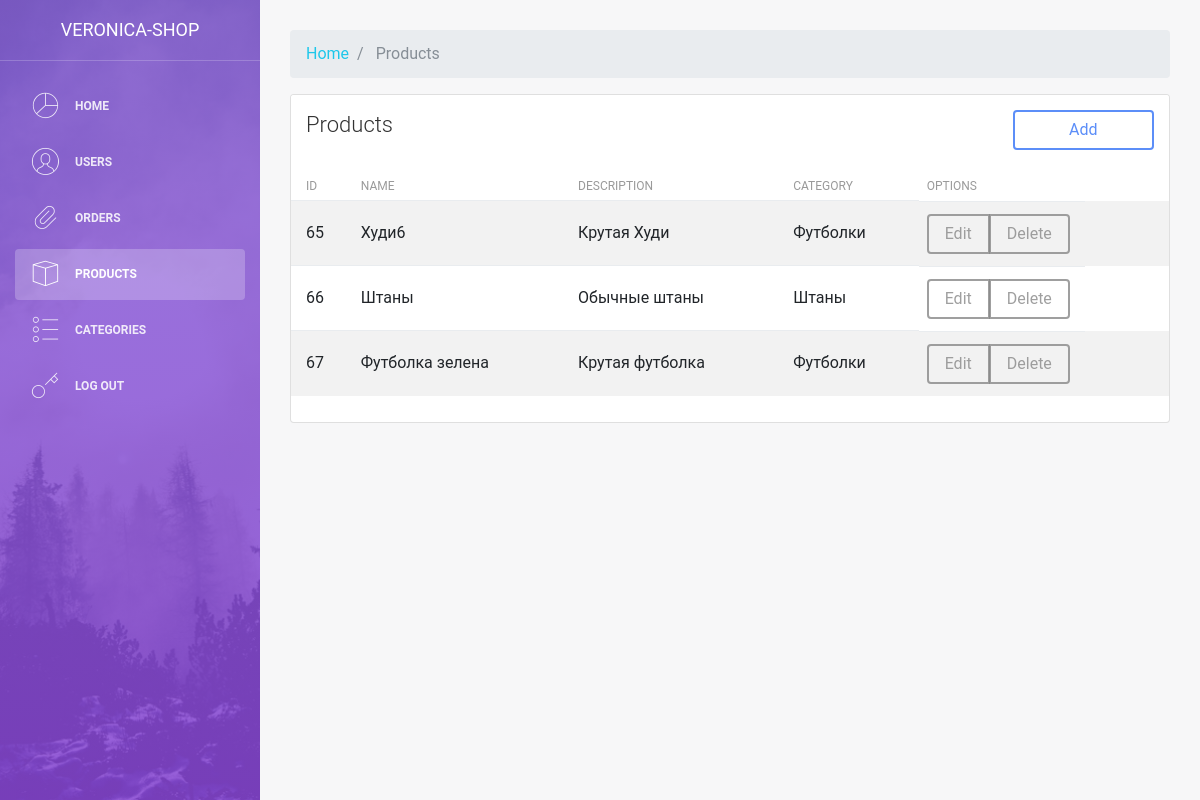
/admin/products.php, run on the app's committed database.
### tables this page shows
CREATE TABLE `products` (
  `id` int(11) NOT NULL,
  `title` varchar(250) NOT NULL,
  `cost` varchar(10) NOT NULL,
  `description` text NOT NULL,
  `content` text NOT NULL,
  `category_id` int(11) NOT NULL,
  `image` varchar(255) NOT NULL
);

CREATE TABLE `categories` (
  `id` int(11) NOT NULL,
  `title` varchar(255) NOT NULL
);

### admin/products.php (the view, shortened to what this page needs)
<?php
$page = "products";
include $_SERVER['DOCUMENT_ROOT'] . "/admin/parts/header.php";
?>
<nav aria-label="breadcrumb">
  <ol class="breadcrumb">
    <li class="breadcrumb-item">
        <a href="/admin/">Home</a>
    </li>
    <li class="breadcrumb-item active" aria-current="page">
        Products
    </li>
  </ol>
</nav>
<div class="row">
    <div class="col-md-12">
        <div class="card strpied-tabled-with-hover">
            <div class="card-header ">
                <h4 class="card-title">
                    Products
                    <a href="options/products/add.php" class="btn btn-primary col-md-2 pull-right">Add</a>
                </h4>
            </div>
            <div class="card-body table-full-width table-responsive">
                <table class="table table-hover table-striped">
                    <thead>
                        <th>ID</th>
                        <th>Name</th>
                        <th>Description</th>
                        <th>Category</th>
                        <th>Options</th>
                    </thead>
                    <tbody>
                    	<?php
                    		$sql = "SELECT * FROM products";
                    		$result = $conn->query($sql);
                    		while ($row = mysqli_fetch_assoc($result)) {
                    			?>
                        			<tr>
                                        <td><?php echo $row["id"]; ?></td>
                                        <td><?php echo $row["title"]; ?></td>
                                        <td><?php echo $row["description"]; ?></td>
                                        <td><?php
                                                $catSql = "SELECT * FROM categories WHERE id=". $row["category_id"];
                                                $resultat = $conn->query($catSql);
                                                $name = mysqli_fetch_assoc($resultat);
                                                echo $name["title"];
                                            ?></td>
                                        <td>
                                        	<div class="btn-group " role="group" aria-label="Basic example">
    										  <a href="options/products/edit.php?id=<?php echo $row["id"]; ?>" class="btn btn-secondary ">Edit</a>
    										  <a href="options/products/delete.php?id=<?php echo $row["id"]; ?>"  class="btn btn-secondary">Delete</a>
    										</div>
                                        </td>
                                    </tr>
                                   <?php
                    		}
                    	?>
                    </tbody>
                </table>
            </div>
        </div>
    </div>
</div>
</div>
<?php
include $_SERVER['DOCUMENT_ROOT'] . "/admin/parts/footer.php";
 ?>

### admin/parts/header.php (shortened to what this page needs)
 <!DOCTYPE html>
<html lang="en">
<head>
    <link rel="stylesheet" href="https://maxcdn.bootstrapcdn.com/font-awesome/latest/css/font-awesome.min.css" />
    <link href="/admin/assets/css/bootstrap.min.css" rel="stylesheet" />
    <link href="/admin/assets/css/light-bootstrap-dashboard.css?v=2.0.0 " rel="stylesheet" />
    <link href="/admin/assets/css/demo.css" rel="stylesheet" />
</head>
<body>
    <div class="wrapper">
        <div class="sidebar" data-image="/admin/assets/img/sidebar-5.jpg">
            <div class="sidebar-wrapper">
                <div class="logo">
                    <a href="/" class="simple-text">
                        Veronica-Shop
                    </a>
                </div>
                <?php
                	include $_SERVER['DOCUMENT_ROOT'] . "/admin/parts/nav.php";
                 ?>
            </div>
        </div>
        <div class="main-panel">
            <div class="content">
            	<div class="container-fluid">

### admin/parts/nav.php
<ul class="nav">
    <li class="nav-item <?php  if($page=="home") { echo 'active';}?>">
        <a class="nav-link" href="/admin/index.php">
            <i class="nc-icon nc-chart-pie-35"></i>
            <p>Home</p>
        </a>
    </li>
    <li class="nav-item <?php  if($page=="users") { echo 'active';}?>">
        <a class="nav-link " href="/admin/users.php">
            <i class="nc-icon nc-circle-09"></i>
            <p>Users</p>
        </a>
    </li>
    <li class="nav-item <?php  if($page=="orders") { echo 'active';}?>">
        <a class="nav-link " href="/admin/orders.php">
            <i class="nc-icon nc-attach-87"></i>
            <p>Orders</p>
        </a>
    </li>
    <li class="nav-item <?php  if($page=="products") { echo 'active';}?>">
        <a class="nav-link" href="/admin/products.php">
            <i class="nc-icon nc-app"></i>
            <p>Products</p>
        </a>
    </li>
    <li class="nav-item <?php  if($page=="categories") { echo 'active';}?>">
        <a class="nav-link" href="/admin/cat.php">
            <i class="nc-icon nc-bullet-list-67"></i>
            <p>Categories</p>
        </a>
	</li>
	<li class="nav-item <?php  if($page=="log out") { echo 'active';}?>">
		<a class="nav-link" href="#">
            <i class="nc-icon nc-key-25"></i>
            <p>Log out</p>
        </a>
    </li>
</ul>

### admin/parts/footer.php (shortened to what this page needs)
            </div>
        </div>
    </div>
</body>
</html>

### data on the page
products: id "65", title "Худи6", description "Крутая Худи", category.title "Футболки"
products: id "66", title "Штаны", description "Обычные штаны", category.title "Штаны"
products: id "67", title "Футболка зелена", description "Крутая футболка", category.title "Футболки"
